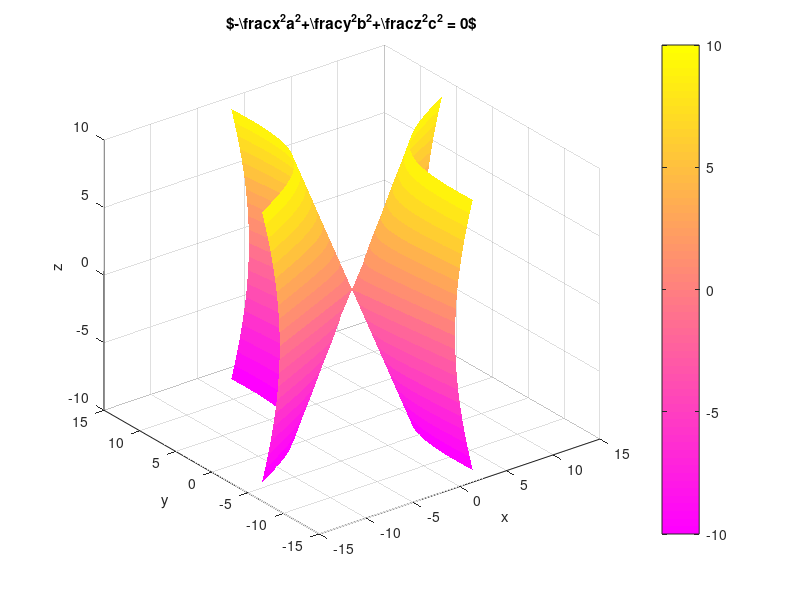

Recreate this plot in MATLAB.
figure;

a = 2;
b = 1.5;
c = 3;
h = 4;

[x, z] = meshgrid(-10:1:10);
y1 = b.*sqrt((x./a).^2 + (z./c).^2);
y2 = -b.*sqrt((x./a).^2 + (z./c).^2);
V1 = surf(x,y1,z,'EdgeColor','none');
hold on;
V2 = surf(x,y2,z,'EdgeColor','none');

grid on;
colormap spring;
colorbar;

rotate([V1, V2],[0 0 1], 60);

title('$-\frac{x^2}{a^2}+\frac{y^2}{b^2}+\frac{z^2}{c^2} = 0$');
xlabel('x');
ylabel('y');
zlabel('z');